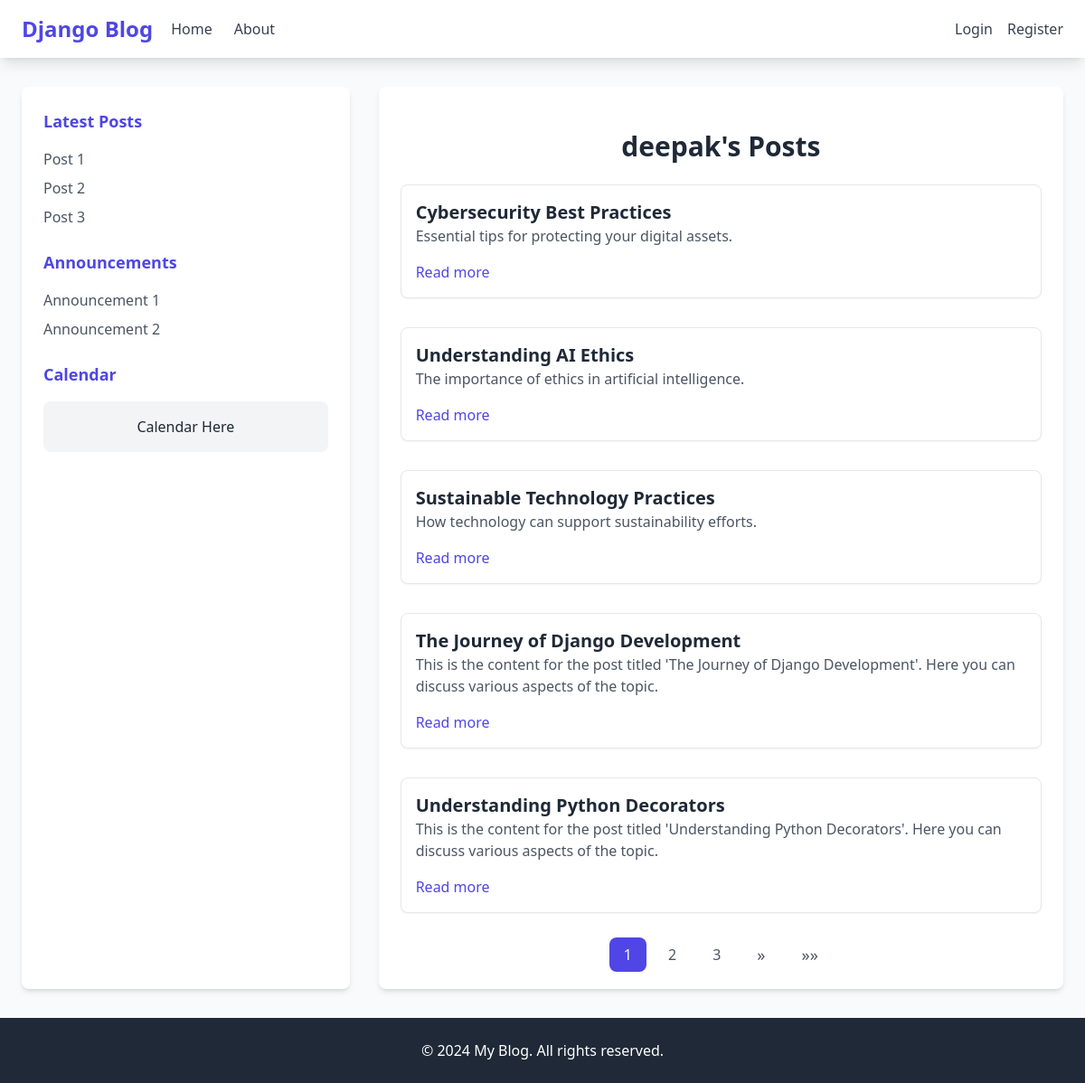
The app's page /author/deepak/ with its own data.
### post/models.py (models this page shows)
class Article(models.Model):
    title = models.CharField(max_length=255)  # Title of the article
    content = models.TextField()              # Content of the article
    date = models.DateField(default=timezone.now)  # Date of publication
    author = models.ForeignKey(User, on_delete=models.CASCADE)  # Author of the article

### blog/views.py (the view)
# urls.py: path('author/<str:username>/', views.author_posts_view, name='author_posts'),
def author_posts_view(request, username):
    author = get_object_or_404(User, username=username)
    posts = Post.objects.filter(author=author).order_by('-date')
    paginator = Paginator(posts, 5)  # Show 5 posts per page
    page_number = request.GET.get('page')
    posts_page = paginator.get_page(page_number)
    context = {
        'posts': posts_page,
        'author': author,
    }
    return render(request, 'author_posts.html', context)

### templates/author_posts.html (shortened to what this page needs)
{% extends 'base.html' %}
{% block content %}
<div class="container mx-auto mt-6 max-w-4xl">
    <h1 class="text-3xl font-bold text-gray-800 mb-6 text-center">{{ author.username }}'s Posts</h1>
    {% if posts %}
    <div class="grid grid-cols-1 gap-8">
        {% for post in posts %}
        <div class="bg-white shadow-sm border border-gray-200 rounded-lg p-4">
            <h5 class="text-xl font-semibold text-gray-800">{{ post.title }}</h5>
            <p class="text-gray-600">{{ post.content|truncatewords:50 }}</p>
            <div class="mt-4">
                <a href="{% url 'post_detail' post.id %}" class="text-indigo-600 hover:text-indigo-800 font-medium">Read
                    more</a>
            </div>
        </div>
        {% endfor %}
    </div>
    <nav class="flex justify-center mt-8">
        <ul class="flex items-center space-x-2">
            {% for i in posts.paginator.page_range %}
            {% if posts.number == i %}
            <li>
                <span class="py-2 px-4 bg-indigo-600 text-white rounded-lg">{{ i }}</span>
            </li>
            {% else %}
            <li>
                <a class="py-2 px-4 text-gray-600 hover:bg-gray-100 rounded-lg" href="?page={{ i }}">{{ i }}</a>
            </li>
            {% endif %}
            {% endfor %}
            {% if posts.has_next %}
            <li>
                <a class="py-2 px-4 text-gray-600 hover:bg-gray-200 rounded-lg transition duration-200 text-lg"
                    href="?page={{ posts.next_page_number }}" aria-label="Next">&raquo;</a>
            </li>
            <li>
                <a class="py-2 px-4 text-gray-600 hover:bg-gray-200 rounded-lg transition duration-200 text-lg"
                    href="?page={{ posts.paginator.num_pages }}" aria-label="Last">&raquo;&raquo;</a>
            </li>
            {% endif %}
        </ul>
    </nav>
    {% else %}
    <p class="text-center text-gray-500 mt-4">No posts available for this author at the moment!</p>
    {% endif %}
</div>
{% endblock %}

### templates/base.html (style rules this page uses)
body { display: flex; flex-direction: column; min-height: 100vh; }

### records on screen
Article: title "Cybersecurity Best Practices", content "Essential tips for protecting your digital assets."
Article: title "Understanding AI Ethics", content "The importance of ethics in artificial intelligence."
Article: title "Sustainable Technology Practices", content "How technology can support sustainability efforts."
Article: title "The Journey of Django Development", content "This is the content for the post titled 'The Journey of Django Development'. Here you can discuss various aspects of the topic."
Article: title "Understanding Python Decorators", content "This is the content for the post titled 'Understanding Python Decorators'. Here you can discuss various aspects of the topic."

### other values on screen
{{ author.username }} "deepak"
{{ i }} "1"
{{ i }} "2" "3"
